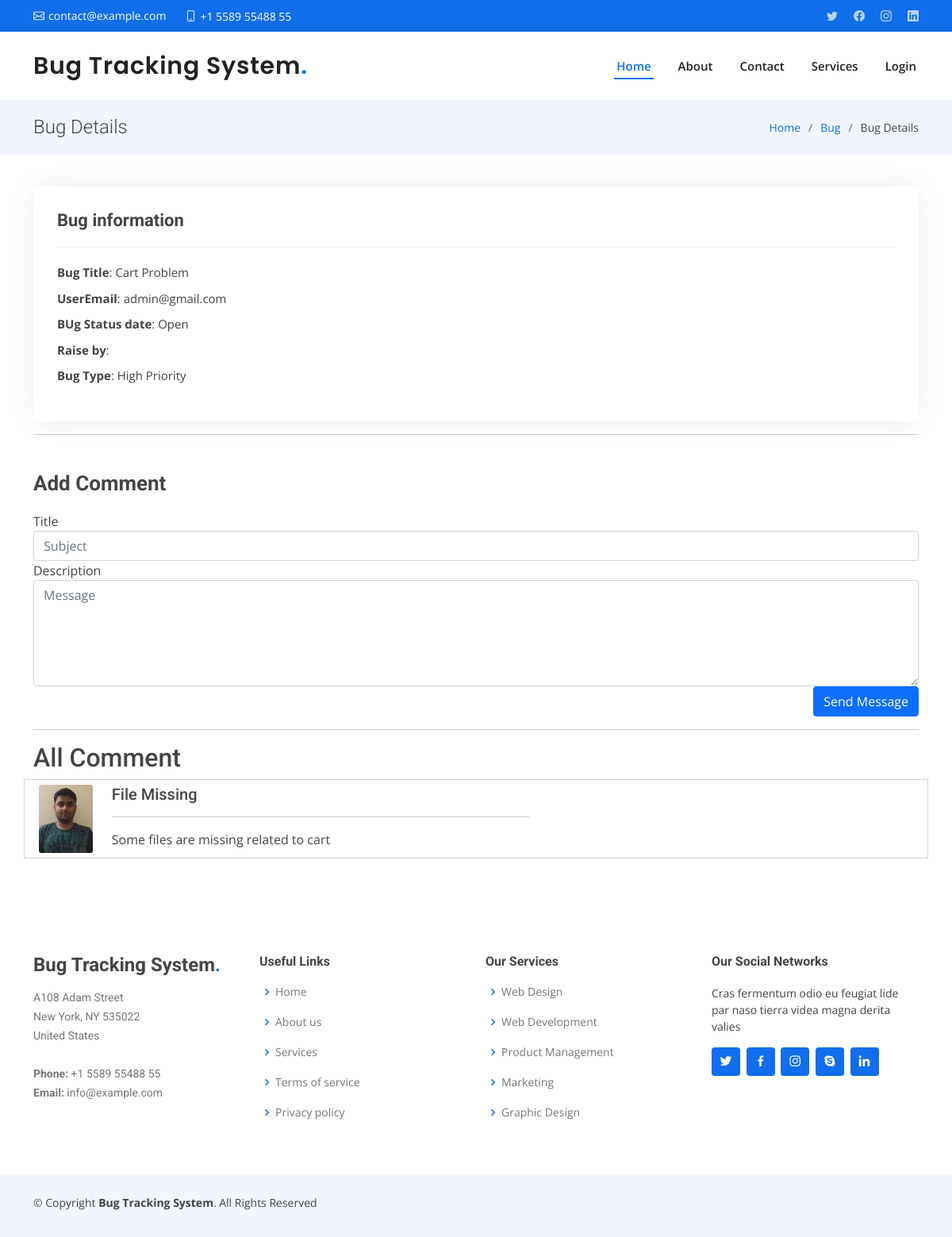
The app's page /bug-detail/4 with its own data.
### bugapp/models.py (models this page shows, shortened)
class Bug(models.Model):
    project = models.ForeignKey(Project, on_delete=models.CASCADE, null=True, blank=True, related_name='project')
    creator = models.ForeignKey(UserProfile, on_delete=models.CASCADE, null=True, blank=True, related_name='creator')
    assign_by = models.ForeignKey(UserProfile, on_delete=models.CASCADE, null=True, blank=True, related_name='assign_by')
    assign_to = models.ForeignKey(UserProfile, on_delete=models.CASCADE, null=True, blank=True, related_name='assign_to')
    title = models.CharField(max_length=200, null=True, blank=True)
    priority = models.CharField(max_length=200, null=True, blank=True)
    bug_level = models.CharField(max_length=200, null=True, blank=True)
    tester_code = models.CharField(max_length=200, null=True, blank=True)
    description = models.TextField(null=True, blank=True)
    status = models.IntegerField(choices=BUGSTATUS, null=True, blank=True, default=0)
    bug_type = models.IntegerField(choices=BUGTYPE, null=True, blank=True, default=0)
    file = models.FileField(null=True, blank=True)
    created = models.DateTimeField(null=True, auto_now_add=True, blank=True)
    updated = models.DateTimeField(auto_now=True, null=True, blank=True)

class UserProfile(models.Model):
    user = models.ForeignKey(User, on_delete=models.CASCADE, null=True, blank=True)
    userrole = models.IntegerField(choices=USERROLE, null=True, blank=True, default=0)
    contact = models.CharField(max_length=100, null=True, blank=True)
    department = models.CharField(max_length=100, null=True, blank=True)
    address = models.CharField(max_length=100, null=True, blank=True)
    gender = models.CharField(max_length=100, null=True, blank=True)
    dob = models.DateField(null=True, blank=True)
    file = models.FileField(null=True, blank=True)

class Comment(models.Model):
    bug = models.ForeignKey(Bug, on_delete=models.CASCADE, null=True, blank=True)
    user = models.ForeignKey(UserProfile, on_delete=models.CASCADE, null=True, blank=True)
    title = models.CharField(max_length=100, null=True, blank=True)
    message = models.TextField(null=True, blank=True)
    file = models.FileField(null=True, blank=True)

### bugapp/views.py (the view)
# urls.py: path('bug-detail/<int:pid>', bug_detail, name='bug_detail'),
def bug_detail(request, pid):
    data = Bug.objects.get(id=pid)
    if request.method == "POST":
        title = request.POST['title']
        description = request.POST['description']
        comment = Comment.objects.create(user=UserProfile.objects.get(user=request.user), title=title, message=description, bug=data)
        messages.success(request, "Comment Successfully")
        return redirect('bug_report')
    comment2 = Comment.objects.filter(bug=data)
    return render(request, 'bug_detail.html', {'data': data, 'comment': comment2})

### bugapp/templates/bug_detail.html (shortened to what this page needs)
{% extends 'index.html' %}
{% load static %}
{% block body %}
<main id="main" data-aos="fade-up">
    <section class="breadcrumbs">
      <div class="container">
        <div class="d-flex justify-content-between align-items-center">
          <h2>Bug Details</h2>
          <ol>
            <li><a href="index.html">Home</a></li>
            <li><a href="portfolio.html">Bug</a></li>
            <li>Bug Details</li>
          </ol>
        </div>
      </div>
    </section>
    <section id="portfolio-details" class="portfolio-details">
      <div class="container">
        <div class="row gy-4">
          <div class="col-lg-12">
            <div class="portfolio-info">
              <h3>Bug information</h3>
              <ul>
                <li><strong>Bug Title</strong>: {{data.title}}</li>
                <li><strong>UserEmail</strong>: {{data.creator.user.email}}</li>
                <li><strong>BUg Status date</strong>: {{data.get_status_display}}</li>
                <li><strong>Raise by</strong>: {{data.raise_by}}</li>
                <li><strong>Bug Type</strong>: {{data.get_bug_type_display}}</li>
              </ul>
            </div><hr>
            <div class="portfolio-description">
              <h2>Add Comment</h2>
              <div class="col-lg-12">
            <form action="" method="post" role="form" class="php-email-form">
                <div class="row">
                    <div class="form-group">
                    <label>Title</label>
                    <input type="text" class="form-control" name="title" id="title" placeholder="Subject" required>
                </div>
                <div class="form-group">
                    <label>Description</label>
                    <textarea class="form-control" name="description" rows="5" placeholder="Message" required></textarea>
                    </div>
                </div>
              <div class="text-center"><button class="btn btn-primary pull-right" type="submit">Send Message</button></div>
            </form>
          </div>
            </div>
          </div>
        </div><hr>
          <h2>All Comment</h2>
          {% for i in comment %}
              <div  class="row gy-8" style="border:1px solid lightgray;padding:6px">
                  <div class="row" >
                      <div class="col-1">
                        <img class="card-img" src="{{i.user.file.url}}" alt="Card image"/>
                      </div>
                      <div class="col-6">
                        <div class="card-body-right">
                          <h5 class="card-title">{{i.title}}</h5><hr>
                          <p class="card-text">{{i.message}}</p>
                        </div>
                      </div>
                  </div>
              </div>
         {% endfor %}
      </div>
    </section>
  </main>
{% endblock %}

### bugapp/static/assets/css/style.css (style rules this page uses)
body { font-family: "Open Sans", sans-serif; color: #444444; }
a { color: #106eea; text-decoration: none; }
h1, h2, h3, h4, h5, h6 { font-family: "Roboto", sans-serif; }
section { padding: 60px 0; overflow: hidden; }
.breadcrumbs { padding: 20px 0; background-color: #f1f6fe; min-height: 40px; }
.breadcrumbs h2 { font-size: 24px; font-weight: 300; margin: 0; }
.breadcrumbs ol { display: flex; flex-wrap: wrap; list-style: none; padding: 0; margin: 0; font-size: 14px; }
.breadcrumbs ol li + li { padding-left: 10px; }
.breadcrumbs ol li + li::before { display: inline-block; padding-right: 10px; color: #6c757d; content: "/"; }
.portfolio-details { padding-top: 40px; }
.portfolio-details .portfolio-info { padding: 30px; box-shadow: 0px 0 30px rgba(34, 34, 34, 0.08); }
.portfolio-details .portfolio-info h3 { font-size: 22px; font-weight: 700; margin-bottom: 20px; padding-bottom: 20px; border-bottom: 1px solid #eee; }
.portfolio-details .portfolio-info ul { list-style: none; padding: 0; font-size: 15px; }
.portfolio-details .portfolio-info ul li + li { margin-top: 10px; }
.portfolio-details .portfolio-description { padding-top: 30px; }
.portfolio-details .portfolio-description h2 { font-size: 26px; font-weight: 700; margin-bottom: 20px; }

### records on screen
Bug: title "Cart Problem", creator.user.email "admin@gmail.com", status "Open", bug_type "High Priority"
Comment: user.file (picture), title "File Missing", message "Some files are missing related to cart"
